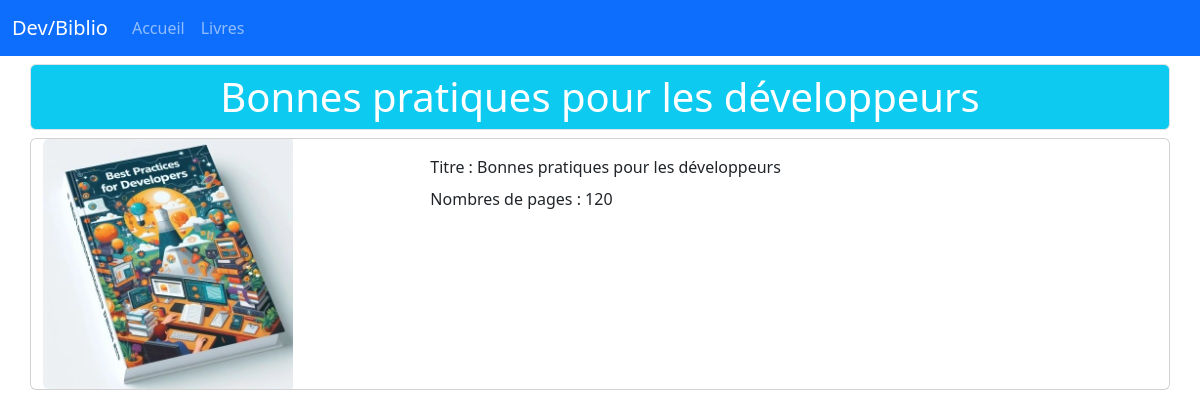
Page /livres/details/3 on the committed database.
### tables this page shows
CREATE TABLE IF NOT EXISTS `livres` (
  `id` int NOT NULL AUTO_INCREMENT,
  `titre` varchar(150) NOT NULL,
  `nbPages` int NOT NULL,
  `image` varchar(150) NOT NULL,
  PRIMARY KEY (`id`)
);

### controllers/LivresController.controller.php (called while the page is built, shortened)
<?php
require_once "models/LivreManager.class.php";
class LivresController
{
    private LivreManager $livreManager;
    public function __construct()
    {
        $this->livreManager = new LivreManager;
        $this->livreManager->loadLivres();
    }
    public function viewLivre(int $id): void
    {
        $livre = $this->livreManager->getLivreById($id);
        require_once "views/livre.view.php";
    }
}

### models/Livre.class.php (called while the page is built, shortened)
<?php
class Livre
{
    private int $id;
    private string $titre;
    private int $nbPages;
    private string $image;
    public function __construct(int $id, string $titre, int $nbPages, string $image)
    {
        $this->id = $id;
        $this->titre = $titre;
        $this->nbPages = $nbPages;
        $this->image = $image;
    }
    public function getId(): int
    {
        return $this->id;
    }
    public function getTitre(): string
    {
        return $this->titre;
    }
    public function getNbPages(): int
    {
        return $this->nbPages;
    }
    public function getImage(): string
    {
        return $this->image;
    }
}

### config/config.php (called while the page is built)
<?php
$config = [
    'database' => [
        'db_host' => 'localhost',
        'db_name' => 'tdb_biblio',
        'db_port' => '3306',
        'db_char' => 'utf8',
        'db_user' => 'root',
        'db_pass' => 'root'
    ]
];

### models/Model.class.php (called while the page is built, shortened)
<?php
abstract class Model
{
    private static ?PDO $pdo = null;
    private static function setBdd(): void
    {
        require_once 'config/config.php';
        $dsn = "mysql:host={$config['database']['db_host']};
                dbname={$config['database']['db_name']};
                charset={$config['database']['db_char']};
                port={$config['database']['db_port']}";
        self::$pdo = new PDO($dsn, $config['database']['db_user'], $config['database']['db_pass']);
        self::$pdo->setAttribute(PDO::ATTR_ERRMODE, PDO::ERRMODE_WARNING);
    }
    protected function getBdd(): PDO
    {
        return self::$pdo;
    }
}

### models/LivreManager.class.php (called while the page is built, shortened)
<?php
require_once "Model.class.php";
require_once "Livre.class.php";
class LivreManager extends Model
{
    private array $listeLivres = [];
    public function addLivre(Livre $livre): void
    {
        $this->listeLivres[] = $livre;
    }
    public function loadLivres(): void
    {
        $req = $this->getBdd()->prepare("SELECT * FROM livres");
        $req->execute();
        $livresDepuisBDD = $req->fetchAll(PDO::FETCH_ASSOC);
    }
    public function getLivreById(int $id): Livre
    {
        foreach ($this->listeLivres as $livre) {
            if ($livre->getId() === $id) {
                return $livre;
            }
        }
        throw new Exception("Le livre n'existe pas");
    }
}

### views/livre.view.php (the view, shortened to what this page needs)
<div class="row">
    <div class="card mb-3">
        <div class="row g-0">
            <div class="col-md-4">
                <img src="<?= URL ?>/public/assets/images/<?= $livre->getImage() ?>" class="img-fluid rounded-start" alt="Couverture du livre <?= $livre->getTitre() ?>">
            </div>
            <div class="col-md-8">
                <div class="card-body">
                    <p class="card-title">Titre : <?= $livre->getTitre() ?></p>
                    <p class="card-text">Nombres de pages : <?= $livre->getNbPages() ?></p>
                </div>
            </div>
        </div>
    </div>
</div>
<?php
$content = ob_get_clean();
$titre = $livre->getTitre();
require_once "template.php";
?>

### views/template.php (shortened to what this page needs)
<!DOCTYPE html>
<html lang="en">
<head>
    <link href="https://cdn.jsdelivr.net/npm/bootstrap@5.3.3/dist/css/bootstrap.min.css" rel="stylesheet">
</head>
<body>
</body>
<head>
    <nav class="navbar navbar-expand-lg bg-primary" data-bs-theme="dark">
        <div class="container-fluid">
            <a class="navbar-brand" href="<?= URL ?>accueil">Dev/Biblio</a>
            <div class="collapse navbar-collapse" id="navbarColor01">
                <ul class="navbar-nav me-auto">
                    <li class="nav-item">
                        <a class="nav-link" href="<?= URL ?>accueil">Accueil</a>
                    </li>
                    <li class="nav-item">
                        <a class="nav-link" href="<?= URL ?>livres">Livres</a>
                    </li>
                </ul>
            </div>
        </div>
    </nav>
</head>
<main>
    <div class="container">
        <section>
            <div class="row">
                <h1 class="border rounded my-2 p-2 text-center text-white bg-info"><?= $titre ?></h1>
            </div>
            <?= $content ?>
        </section>
    </div>
</main>
</html>

### rows in the picture
livres: titre "Bonnes pratiques pour les développeurs", image (picture), nbPages "120"
